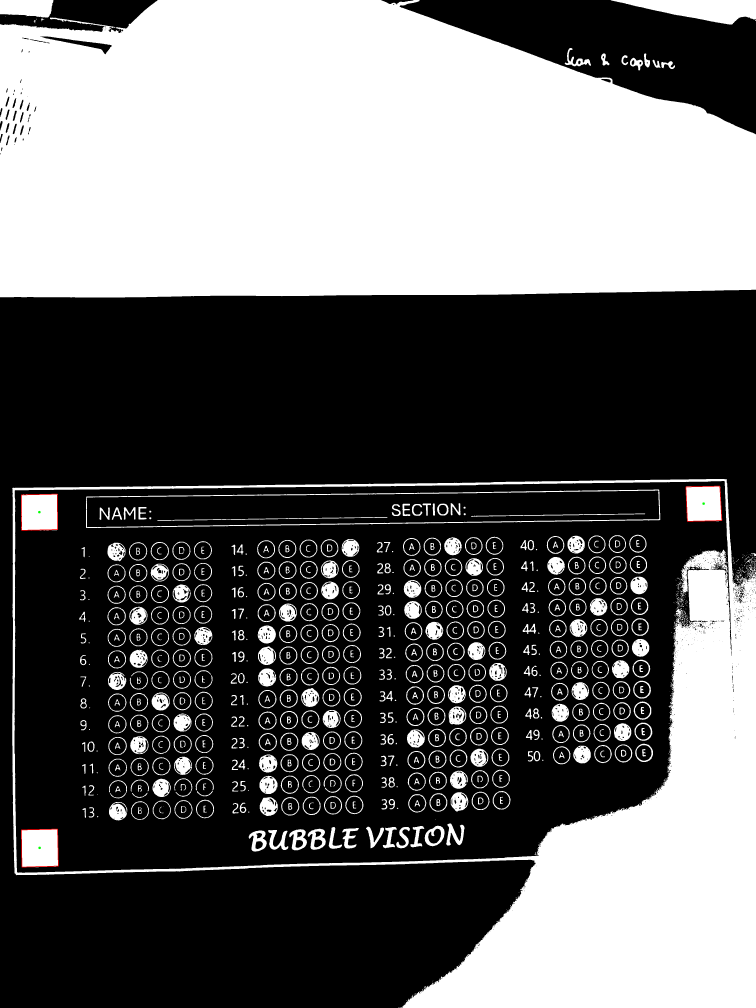
#> input picture analysis/omr_knn/corners_debug.png, 3024 x 4032 px (shown at 1/4 size)
$ python -i train_bubbles_knn.py   (imports and definitions only)
#> lines starting #> are read from the running program, lines starting #| are printed output that depends on the picture; after the words box and inside, x2 and y2 are one past the last pixel; in counts of white or black regions, pixels touching at a corner belong together
from pathlib import Path
import cv2
import numpy as np
from sklearn.neighbors import KNeighborsClassifier
from sklearn.model_selection import train_test_split
from sklearn.metrics import classification_report, confusion_matrix, accuracy_score
import joblib

from config_omr_knn import BUBBLE_DATA_DIR, KNN_MODEL_PATH, KNN_META_PATH

IMG_SIZE = (24, 24)
TEST_SIZE = 0.2
K = 3

EXPECTED_CLASSES = ["empty", "filled", "crossed", "invalid"]


# ---------------------------
# SAME PREPROCESS USED BY OMR
# ---------------------------
def _preprocess_bin_and_mask(gray):
    """
    Match OMR:
    - resize
    - OTSU + THRESH_BINARY_INV
    - inner mask (ignore outline)
    """
    gray = cv2.resize(gray, IMG_SIZE, interpolation=cv2.INTER_AREA)
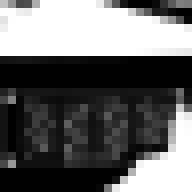
#> gray: shape (24, 24) (shown 8 times larger); min 0, max 255, mean 102.1
    _, bin_img = cv2.threshold(gray, 0, 255, cv2.THRESH_BINARY_INV + cv2.THRESH_OTSU)
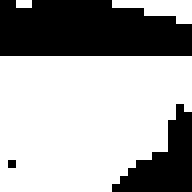
#> bin_img: shape (24, 24) (shown 8 times larger); 64.8% white; 3 black regions (1 under 20 px), largest, box (x1, y1, x2, y2) and area: (0, 0, 24, 7) 148, (14, 13, 24, 24) 54

    # small denoise
    bin_img = cv2.medianBlur(bin_img, 3)
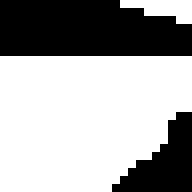
#> bin_img: shape (24, 24) (shown 8 times larger); 64.4% white; 2 black regions, box (x1, y1, x2, y2) and area: (0, 0, 24, 7) 151, (14, 14, 24, 24) 54

    # inner mask to ignore ring/outline
    h, w = bin_img.shape
#> h = 24; w = 24
    mask = np.zeros((h, w), dtype=np.uint8)
    cx, cy = w // 2, h // 2
#> cx = 12; cy = 12
    r = int(min(h, w) * 0.32)
#> r = 7
    cv2.circle(mask, (cx, cy), r, 255, -1)
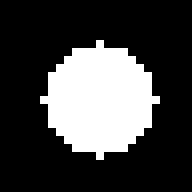
#> mask: shape (24, 24) (shown 8 times larger); 25.9% white; 1 white region, box (x1, y1, x2, y2) and area: (5, 5, 20, 20) 149
    bin_img = cv2.bitwise_and(bin_img, bin_img, mask=mask)
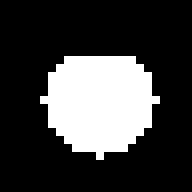
#> bin_img: shape (24, 24) (shown 8 times larger); 24.5% white; 1 white region, box (x1, y1, x2, y2) and area: (5, 7, 20, 20) 141

    return bin_img


def _fill_ratio(bin_img):
    return float(np.count_nonzero(bin_img)) / float(bin_img.size + 1e-9)


# [111 lines left out: functions load_dataset, main, not called in this run]


# [2 lines not run here, left out]

>>> import cv2
>>> picture = cv2.imread('corners_debug.png', cv2.IMREAD_GRAYSCALE)
>>> result = _preprocess_bin_and_mask(picture)
